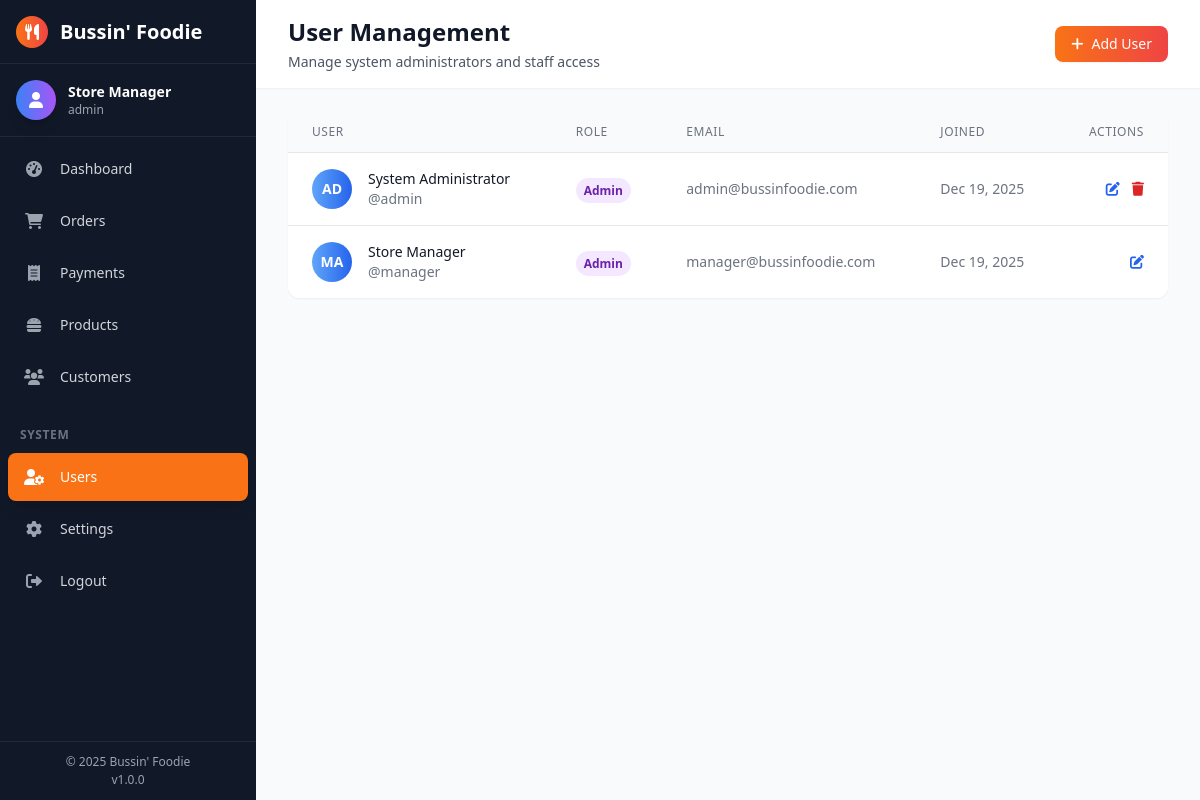
Page /users (signed in) on the committed database.
### tables this page shows
CREATE TABLE `users` (
  `id` INT PRIMARY KEY AUTO_INCREMENT,
  `username` VARCHAR(50) UNIQUE NOT NULL,
  `email` VARCHAR(100) UNIQUE NOT NULL,
  `password_hash` VARCHAR(255) NOT NULL,
  `full_name` VARCHAR(100) NOT NULL,
  `role` ENUM('admin', 'staff') DEFAULT 'admin',
  `created_at` TIMESTAMP DEFAULT CURRENT_TIMESTAMP,
  `updated_at` TIMESTAMP DEFAULT CURRENT_TIMESTAMP ON UPDATE CURRENT_TIMESTAMP
);

### app/Helpers/Auth.php (called while the page is built, shortened)
<?php
class Auth {
    public static function isLoggedIn() {
        return isset($_SESSION['admin_logged_in']) && $_SESSION['admin_logged_in'] === true;
    }
    public static function getUser() {
        if (self::isLoggedIn()) {
            return [
                'id' => $_SESSION['admin_id'] ?? null,
                'name' => $_SESSION['admin_name'] ?? null,
                'role' => $_SESSION['admin_role'] ?? null
            ];
        }
        return null;
    }
}

### app/Controllers/UserController.php (called while the page is built, shortened)
<?php
class UserController {
    private $userModel;
    public function __construct() {
        require_once APP_PATH . '/Models/User.php';
        $this->userModel = new User();
    }
    public function index() {
        $users = $this->userModel->getAll();
        $this->render('users/index', [
            'users' => $users,
            'pageTitle' => 'User Management'
        ]);
    }
    private function render($view, $data = []) {
        extract($data);
        require_once VIEWS_PATH . '/layouts/header.php';
        require_once VIEWS_PATH . '/layouts/sidebar.php';
        require_once VIEWS_PATH . '/' . $view . '.php';
        require_once VIEWS_PATH . '/layouts/footer.php';
    }
}

### app/Models/User.php (called while the page is built, shortened)
<?php
class User {
    private $db;
    public function __construct() {
        require_once APP_PATH . '/Helpers/Database.php';
        $this->db = Database::getConnection();
    }
    public function getAll() {
        $stmt = $this->db->query("SELECT id, username, email, full_name, role, created_at FROM users ORDER BY created_at DESC");
        return $stmt->fetchAll();
    }
}

### config/database.php (called while the page is built, shortened)
<?php
function getDBConnection() {
    try {
        $dsn = "mysql:host=" . DB_HOST . ";dbname=" . DB_NAME . ";charset=" . DB_CHARSET;
        $pdo = new PDO($dsn, DB_USER, DB_PASS, DB_OPTIONS);
        $pdo->query("SELECT 1");
        return $pdo;
    } catch (PDOException $e) {
        error_log("Database connection failed: " . $e->getMessage());
        die("Database connection error. Please check configuration.");
    }
}

### app/Helpers/Database.php (called while the page is built, shortened)
<?php
class Database {
    private static $connection = null;
    public static function getConnection() {
        if (self::$connection === null) {
            try {
                require_once dirname(__DIR__, 2) . '/config/database.php';
                self::$connection = getDBConnection();
            } catch (Exception $e) {
                error_log("Database connection failed: " . $e->getMessage());
                throw $e;
            }
        }
        return self::$connection;
    }
}

### app/Helpers/functions.php (called while the page is built, shortened)
<?php
function e($value): string
{
    return htmlspecialchars((string) $value, ENT_QUOTES | ENT_SUBSTITUTE, 'UTF-8');
}

### app/Views/users/index.php (the view, shortened to what this page needs)
<div class="min-h-full-screen">
    <header class="bg-white shadow md:shadow-sm sticky top-0 z-20">
        <div class="px-4 sm:px-6 lg:px-8 py-4">
            <div class="flex items-center justify-between">
                <div class="flex-1 min-w-0">
                    <h1 class="text-xl md:text-2xl font-bold text-gray-900">User Management</h1>
                    <p class="hidden md:block mt-1 text-sm text-gray-600">Manage system administrators and staff access</p>
                </div>
                <div class="flex items-center space-x-3 ml-4">
                    <a href="/users/create" class="inline-flex items-center px-4 py-2 bg-gradient-to-r from-orange-500 to-red-500 text-white text-sm font-medium rounded-lg hover:from-orange-600 hover:to-red-600 shadow-sm transition-all duration-200">
                        <i class="fas fa-plus mr-2"></i> Add User
                    </a>
                </div>
            </div>
        </div>
    </header>
    <div class="px-4 sm:px-6 lg:px-8 py-6">
        <div class="bg-white rounded-xl shadow-sm overflow-hidden">
            <div class="overflow-x-auto">
                <table class="min-w-full divide-y divide-gray-200">
                    <thead class="bg-gray-50">
                        <tr>
                            <th class="px-6 py-3 text-left text-xs font-medium text-gray-500 uppercase tracking-wider">User</th>
                            <th class="px-6 py-3 text-left text-xs font-medium text-gray-500 uppercase tracking-wider">Role</th>
                            <th class="px-6 py-3 text-left text-xs font-medium text-gray-500 uppercase tracking-wider">Email</th>
                            <th class="px-6 py-3 text-left text-xs font-medium text-gray-500 uppercase tracking-wider">Joined</th>
                            <th class="px-6 py-3 text-right text-xs font-medium text-gray-500 uppercase tracking-wider">Actions</th>
                        </tr>
                    </thead>
                    <tbody class="bg-white divide-y divide-gray-200">
                        <?php foreach ($users as $u): ?>
                        <tr class="hover:bg-gray-50">
                            <td class="px-6 py-4 whitespace-nowrap">
                                <div class="flex items-center">
                                    <div class="h-10 w-10 rounded-full bg-gradient-to-r from-blue-400 to-blue-600 flex items-center justify-center text-white font-bold text-sm">
                                        <?= strtoupper(substr($u['username'], 0, 2)) ?>
                                    </div>
                                    <div class="ml-4">
                                        <div class="text-sm font-medium text-gray-900"><?= e($u['full_name']) ?></div>
                                        <div class="text-sm text-gray-500">@<?= e($u['username']) ?></div>
                                    </div>
                                </div>
                            </td>
                            <td class="px-6 py-4 whitespace-nowrap">
                                <span class="px-2 py-1 text-xs font-semibold rounded-full <?= $u['role'] == 'admin' ? 'bg-purple-100 text-purple-800' : 'bg-gray-100 text-gray-800' ?>">
                                    <?= ucfirst($u['role']) ?>
                                </span>
                            </td>
                            <td class="px-6 py-4 whitespace-nowrap text-sm text-gray-500">
                                <?= e($u['email']) ?>
                            </td>
                            <td class="px-6 py-4 whitespace-nowrap text-sm text-gray-500">
                                <?= date('M j, Y', strtotime($u['created_at'])) ?>
                            </td>
                            <td class="px-6 py-4 whitespace-nowrap text-right text-sm font-medium">
                                <div class="flex justify-end space-x-3">
                                    <a href="/users/edit/<?= $u['id'] ?>" class="text-blue-600 hover:text-blue-900"><i class="fas fa-edit"></i></a>
                                    <?php if ($u['id'] != $_SESSION['admin_id']): ?>
                                        <button onclick="confirmDeleteUser(<?= $u['id'] ?>, '<?= e($u['username']) ?>')" class="text-red-600 hover:text-red-900">
                                            <i class="fas fa-trash"></i>
                                        </button>
                                    <?php endif; ?>
                                </div>
                            </td>
                        </tr>
                        <?php endforeach; ?>
                    </tbody>
                </table>
            </div>
        </div>
    </div>
</div>

### app/Views/layouts/sidebar.php (shortened to what this page needs)
<?php if (Auth::isLoggedIn()): ?>
<?php
    $user = Auth::getUser();
    $currentUri = $_SERVER['REQUEST_URI'] ?? '/';
    function getLinkClass($uri, $path) {
        $isActive = false;
        if ($path === '/dashboard') {
            $isActive = ($uri === '/dashboard' || $uri === '/' || $uri === '/index.php');
        } else {
            $isActive = (strpos($uri, $path) === 0);
        }
        return $isActive
            ? 'bg-orange-500 text-white shadow-lg'
            : 'hover:bg-gray-800 hover:text-white text-gray-300';
    }
    function getIconClass($uri, $path) {
        $isActive = false;
        if ($path === '/dashboard') {
            $isActive = ($uri === '/dashboard' || $uri === '/' || $uri === '/index.php');
        } else {
            $isActive = (strpos($uri, $path) === 0);
        }
        return $isActive
            ? 'text-white'
            : 'text-gray-400 group-hover:text-white';
    }
?>
<div class="flex flex-col md:flex-row h-full">
    <aside id="sidebar"
           class="sidebar-transition fixed top-0 left-0 z-30 w-64 bg-gray-900 text-white transform -translate-x-full
                  md:sticky md:top-0 md:left-0 md:z-0 md:translate-x-0 md:flex md:flex-col md:h-screen md:min-h-screen">
        <div class="flex items-center justify-between h-16 px-4 border-b border-gray-800 bg-gray-900 flex-shrink-0">
            <div class="flex items-center space-x-3">
                <div class="w-8 h-8 bg-gradient-to-r from-orange-500 to-red-500 rounded-full flex items-center justify-center">
                    <i class="fas fa-utensils"></i>
                </div>
                <span class="text-xl font-bold">Bussin' Foodie</span>
            </div>
        </div>
        <div class="px-4 py-4 border-b border-gray-800 bg-gray-900 flex-shrink-0">
            <div class="flex items-center space-x-3">
                <div class="w-10 h-10 bg-gradient-to-r from-blue-500 to-purple-500 rounded-full flex items-center justify-center shadow-lg flex-shrink-0">
                    <i class="fas fa-user"></i>
                </div>
                <div class="flex-1 min-w-0">
                    <h3 class="font-semibold text-sm truncate" title="<?= e($user['name']) ?>"><?= e($user['name']) ?></h3>
                    <p class="text-xs text-gray-400 truncate"><?= e($user['role']) ?></p>
                </div>
            </div>
        </div>
        <div class="flex-1 overflow-y-auto overflow-x-hidden py-2">
            <nav class="space-y-1 px-2">
                <a href="/dashboard"
                   class="flex items-center space-x-3 px-3 py-2.5 rounded-lg transition-all duration-200 group <?= getLinkClass($currentUri, '/dashboard') ?>">
                    <div class="w-7 h-7 flex items-center justify-center shrink-0">
                        <i class="fas fa-tachometer-alt text-base <?= getIconClass($currentUri, '/dashboard') ?>"></i>
                    </div>
                    <span class="font-medium text-sm">Dashboard</span>
                </a>
                <a href="/orders"
                   class="flex items-center space-x-3 px-3 py-2.5 rounded-lg transition-all duration-200 group <?= getLinkClass($currentUri, '/orders') ?>">
                    <div class="w-7 h-7 flex items-center justify-center relative shrink-0">
                        <i class="fas fa-shopping-cart text-base <?= getIconClass($currentUri, '/orders') ?>"></i>
                    </div>
                    <span class="font-medium text-sm">Orders</span>
                </a>
                <a href="/payments"
                   class="flex items-center space-x-3 px-3 py-2.5 rounded-lg
                   transition-all duration-200 group <?=
                   getLinkClass($currentUri, '/payments') ?>">
                    <div class="w-7 h-7 flex items-center justify-center shrink-0">
                    <i class="fas fa-receipt text-base <?= getIconClass($currentUri, '/payments') ?>"></i>
                    </div>
                    <span class="font-medium text-sm">Payments</span>
                </a>
                <a href="/products"
                   class="flex items-center space-x-3 px-3 py-2.5 rounded-lg transition-all duration-200 group <?= getLinkClass($currentUri, '/products') ?>">
                    <div class="w-7 h-7 flex items-center justify-center relative shrink-0">
                        <i class="fas fa-hamburger text-base <?= getIconClass($currentUri, '/products') ?>"></i>
                    </div>
                    <span class="font-medium text-sm">Products</span>
                </a>
                <a href="/customers"
                   class="flex items-center space-x-3 px-3 py-2.5 rounded-lg transition-all duration-200 group <?= getLinkClass($currentUri, '/customers') ?>">
                    <div class="w-7 h-7 flex items-center justify-center shrink-0">
                        <i class="fas fa-users text-base <?= getIconClass($currentUri, '/customers') ?>"></i>
                    </div>
                    <span class="font-medium text-sm">Customers</span>
                </a>
                <div class="px-3 pt-4 pb-1">
                    <span class="text-xs uppercase text-gray-500 tracking-wider font-semibold">System</span>
                </div>
                <a href="/users"
                   class="flex items-center space-x-3 px-3 py-2.5 rounded-lg transition-all duration-200 group <?= getLinkClass($currentUri, '/users') ?>">
                    <div class="w-7 h-7 flex items-center justify-center shrink-0">
                        <i class="fas fa-user-cog text-base <?= getIconClass($currentUri, '/users') ?>"></i>
                    </div>
                    <span class="font-medium text-sm">Users</span>
                </a>
                <a href="/settings"
                   class="flex items-center space-x-3 px-3 py-2.5 rounded-lg transition-all duration-200 group hover:bg-gray-800 hover:text-white text-gray-300">
                    <div class="w-7 h-7 flex items-center justify-center shrink-0">
                        <i class="fas fa-cog text-base text-gray-400 group-hover:text-white"></i>
                    </div>
                    <span class="font-medium text-sm">Settings</span>
                </a>
                <a href="/logout"
                   class="flex items-center space-x-3 px-3 py-2.5 rounded-lg transition-all duration-200 hover:bg-red-900 hover:text-white text-gray-300 group mt-4 mb-2">
                    <div class="w-7 h-7 flex items-center justify-center shrink-0">
                        <i class="fas fa-sign-out-alt text-base text-gray-400 group-hover:text-white"></i>
                    </div>
                    <span class="font-medium text-sm">Logout</span>
                </a>
            </nav>
        </div>
        <div class="px-4 py-3 border-t border-gray-800 bg-gray-900 flex-shrink-0">
            <div class="text-center text-xs text-gray-400">
                <p>© <?= date('Y') ?> Bussin' Foodie</p>
                <p class="mt-0.5">v1.0.0</p>
            </div>
        </div>
    </aside>
    <div class="flex-1 w-full md:min-h-screen overflow-y-auto bg-gray-50">
        <main id="mainContent" class="min-h-screen w-full">
<?php endif; ?>

### app/Views/layouts/header.php (style rules this page uses)
.sidebar-transition { transition: transform 0.3s cubic-bezier(0.4, 0, 0.2, 1); }
html, body { height: 100%; }
#sidebar { scrollbar-width: thin; scrollbar-color: #4b5563 #1f2937; }

### rows in the picture
users: full_name "Store Manager", role "admin", username "MA", username "manager", role "Admin", email "manager@bussinfoodie.com", created_at "Dec 19, 2025"
users: username "AD", full_name "System Administrator", username "admin", role "Admin", email "admin@bussinfoodie.com", created_at "Dec 19, 2025"
